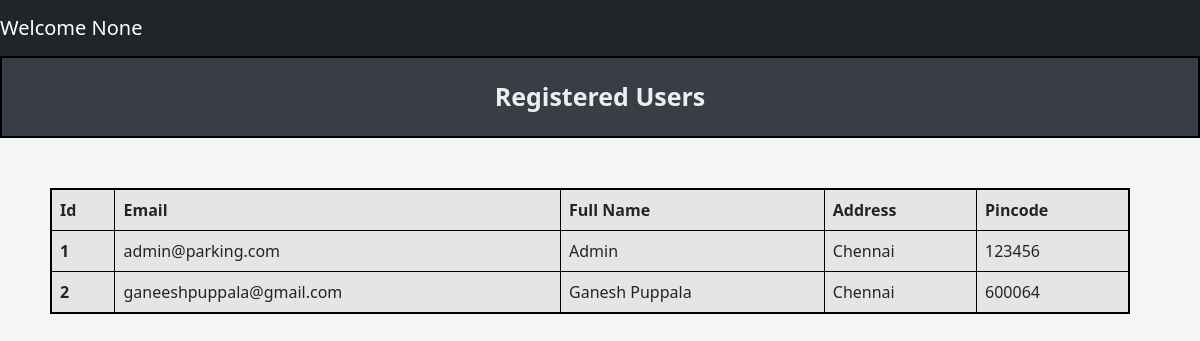
Screenshot of /admin/users with the database file from the repository.
### tables this page shows
CREATE TABLE Users (
            user_id INTEGER PRIMARY KEY AUTOINCREMENT,
            email Text NOT NULL UNIQUE,
            password Text NOT NULL,
            name Text NOT NULL,
            address Text NOT NULL,
            pincode Text NOT NULL,
            phone_no Text NOT NULL,
            role Text DEFAULT 'user'
        );

### controllers/admin_controller.py (the view)
@admin.route('/admin/users', methods = ['GET','POST'])
def viewUsers():
    users_data = getUsersData()
    return render_template("admin/userslist.html",users_data = users_data)

### models/parking_lot.py (called while the page is built)
def getUsersData():
    connection = sqlite3.connect(DATABASE_PARKING)
    cur = connection.cursor()
    cur.execute('''
                    SELECT * FROM USERS
                ''')
    users_data = cur.fetchall()
    connection.commit()
    connection.close()
    return users_data

### templates/admin/userslist.html (shortened to what this page needs)
{% extends "navbar.html" %}
{% block content %}
    <div class="title"> Registered Users </div>
        <table class="table table-striped table-active table-responsive table-css table-bordered ">
            <thead>
                <tr>
                <th scope="col">Id</th>
                <th scope="col">Email</th>
                <th scope="col">Full Name</th>
                <th scope="col">Address</th>
                <th scope="col">Pincode</th>
                </tr>
            </thead>
            <tbody>
                {% for user in users_data %}
                    <tr>
                        <th scope="row">{{ user[0] }}</th>
                        <td>{{ user[1] }}</td>
                        <td>{{ user[3] }}</td>
                        <td>{{ user[4] }}</td>
                        <td>{{ user[5] }}</td>
                    </tr>
                {% endfor %}
            </tbody>
        </table>
{% endblock %}

### templates/navbar.html (shortened to what this page needs)
<!DOCTYPE html>
<html lang="en">
  <head>
    <link href="https://cdn.jsdelivr.net/npm/bootstrap@5.3.0/dist/css/bootstrap.min.css" rel="stylesheet">
    <link rel="stylesheet" href="{{ url_for('static', filename='css/style.css') }}">
</head>
<body>
  <nav class="navbar navbar-expand-lg navbar-dark bg-dark">
  <a class="navbar-brand" href="#">
    Welcome
    {{ session.get('name') }}</a>
</nav>
  {% block content %} {% endblock %}
</body>
</html>

### static/css/style.css (style rules this page uses)
body { background-color: #f5f5f5; justify-content: center; }
.title { background-color: #393E46; border: 2px solid black; text-align: center; padding: 20px; font-weight: bold; font-size: 25px; margin-bottom: 20px; color: #EEEEEE; }
.table-css { margin: 50px; justify-content: center; width: 90vw; border: 2px solid black; }

### rows the page displays
Users: user_id "1", email "admin@parking.com", name "Admin", address "Chennai", pincode "123456"
Users: user_id "2", email "ganeeshpuppala@gmail.com", name "Ganesh Puppala", address "Chennai", pincode "600064"

### other values shown
{{ session.get('name') }} "None"
